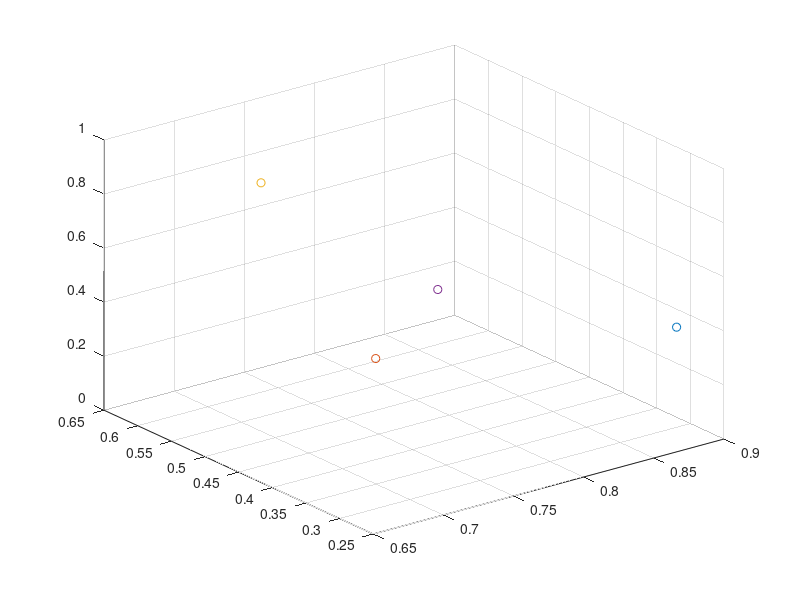

Reproduce this figure in MATLAB. (Note: this script raises an error after producing the figure.)
%Shape Function Test

x1 = rand(1);
y1 = rand(1);
z1 = rand(1);

x2 = rand(1);
y2 = rand(1);
z2 = rand(1);

x3 = rand(1);
y3 = rand(1);
z3 = rand(1);

ons = [1 1 1];
area = 0.5*sqrt(det([[x1,x2,x3];[y1,y2,y3];ons])^2 + det([[y1,y2,y3];[z1,z2,z3];ons])^2 + det([[z1,z2,z3];[x1,x2,x3];ons])^2);


scatter3(x1,y1,z1)
hold on
scatter3(x2,y2,z2)
scatter3(x3,y3,z3)

x = (x1 + x2 + x3)/3;
y = (y1 + y2 + y3)/3;
z = (z1 + z2 + z3)/3;

scatter3(x,y,z)

b = (y3-y + (((y1-y3)*x) - (y1-y3)*x3)/(x1-x3))/(((y1-y3)*(x2-x3))/(x1-x3) - (y2-y3));
a = (x-x3 - (x2-x3)*b)/(x1-x3);

xtest = (a*(x1) + b*(x2) + (1-a-b)*(x3));
ytest = (a*(y1) + b*(y2) + (1-a-b)*(y3));
ztest = (a*(z1) + b*(z2) + (1-a-b)*(z3));


        %updatedSub = zeros(length(connectMatrix),1);

rowind = 1;
test4 = [];
tic
           for j = 1:length(elemCents2D) 
               cursub = nodeDisps(numNodes*(i-1)+1:numNodes*i,1:5);
            curElemNodes = TR2.ConnectivityList(j,:);
%             N1 = TR2.Points(curElemNodes(1),:);
%             N2 = TR2.Points(curElemNodes(2),:);
%             N3 = TR2.Points(curElemNodes(3),:);
% 
%             elemCent = elemCents2D(j,:);
%                 x1 = N1(1);
%                 y1 = N1(2);
%                 z1 = N1(3);
%                 
%                 x2 = N2(1);
%                 y2 = N2(2);
%                 z2 = N2(3);
%                 
%                 x3 = N3(1);
%                 y3 = N3(2);
%                 z3 = N3(3);
%                 x = elemCent(1);
%                 y = elemCent(2);
%             b = (y3-y + (((y1-y3)*x) - (y1-y3)*x3)/(x1-x3))/(((y1-y3)*(x2-x3))/(x1-x3) - (y2-y3));
%             a = (x-x3 - (x2-x3)*b)/(x1-x3);

            N1Disp = curSub(curElemNodes(1) == curSub(:,1),3:5);
            N2Disp = curSub(curElemNodes(2) == curSub(:,1),3:5);
            N3Disp = curSub(curElemNodes(3) == curSub(:,1),3:5);

          
            xDisp = ((1/3)*(N1Disp(1)) + (1/3)*(N2Disp(1)) + (1/3)*(N3Disp(1)));
            yDisp = ((1/3)*(N1Disp(2)) + (1/3)*(N2Disp(2)) + (1/3)*(N3Disp(2)));
            zDisp = ((1/3)*(N1Disp(3)) + (1/3)*(N2Disp(3)) + (1/3)*(N3Disp(3)));

            

            test4 = [test4,[xDisp, yDisp, zDisp]];


           end
toc